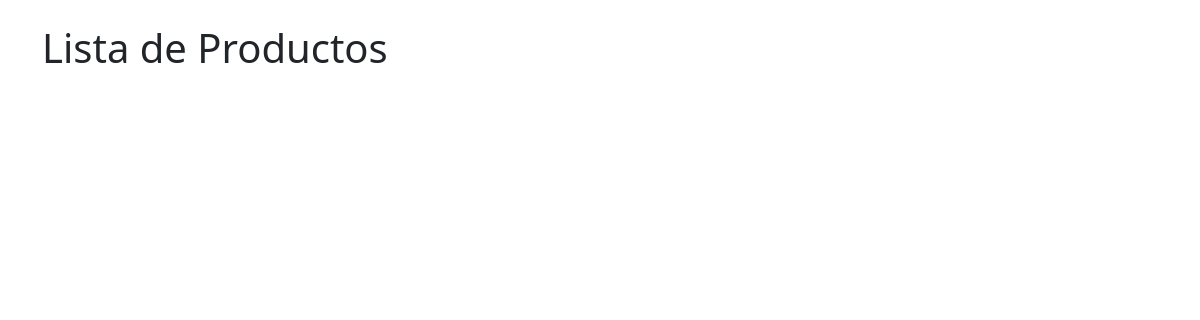
/showProduct/, run on an earlier commit of the app's database.
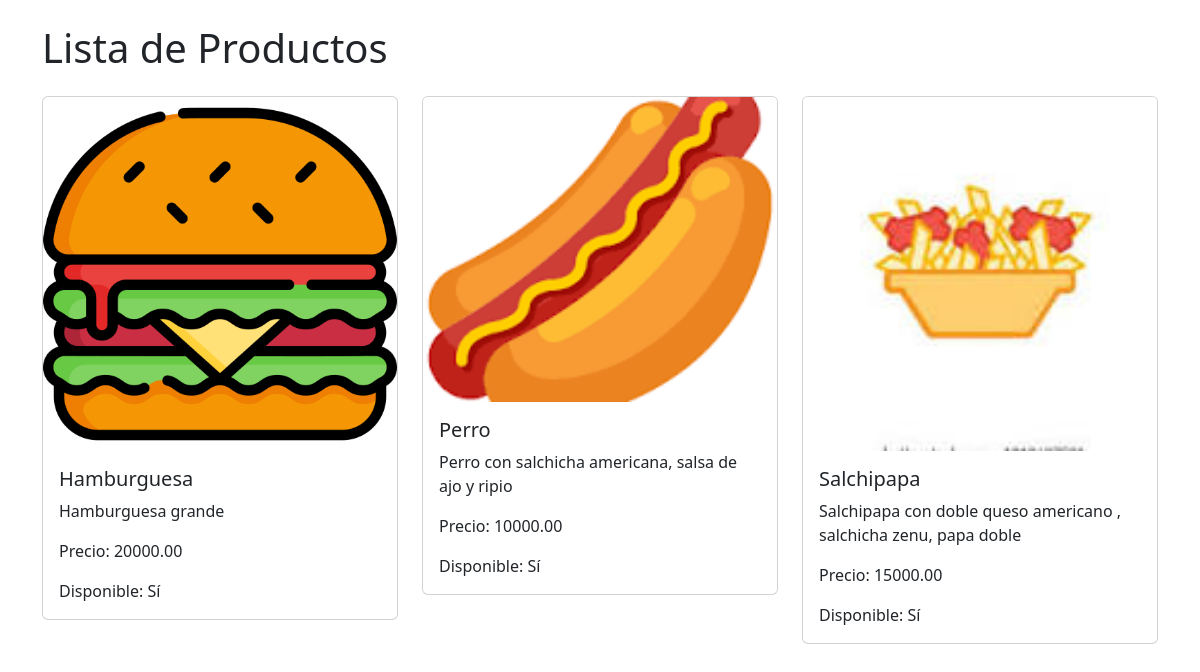
And on a later commit of the database.
### myapp/models.py (models this page shows)
class Producto(models.Model):
    idProducto = models.AutoField(primary_key=True)
    descripcion = models.CharField(max_length=100)
    disponible = models.BooleanField(default=True)
    precio = models.DecimalField(max_digits=10, decimal_places=2)
    nombre = models.CharField(max_length=50,default="")
    urlImagen = models.CharField(max_length=50,default="")

### myapp/views.py (the view)
# urls.py: path('showProduct/', views.showProduct, name='showProduct')
def showProduct(request):
    Productos = Producto.objects.all()
    return render(request, 'showProduct.html', {'Productos': Productos})

### myapp/templates/showProduct.html (shortened to what this page needs)
<!DOCTYPE html>
<html lang="es">
<head>
    <link href="https://cdn.jsdelivr.net/npm/bootstrap@5.3.0-alpha1/dist/css/bootstrap.min.css" rel="stylesheet">
</head>
<body>
    <div class="container">
        <h1 class="my-4">Lista de Productos</h1>
        <div class="row">
            {% for producto in Productos %}
                <div class="col-md-4 mb-4">
                    <div class="card">
                        <img src="/static/img/{{ producto.nombre }}.png" alt="Imagen del producto" class="card-img-top">
                        <div class="card-body">
                            <h5 class="card-title">{{ producto.nombre }}</h5>
                            <p class="card-text">{{ producto.descripcion }}</p>
                            <p class="card-text">Precio: {{ producto.precio }}</p>
                            <p class="card-text">Disponible: {% if producto.disponible %} Sí {% else %} No {% endif %}</p>
                        </div>
                    </div>
                </div>
            {% endfor %}
        </div>
    </div>
</body>
</html>

What changed in the data, as far as the page shows it:
added Producto: nombre (picture), nombre "Hamburguesa", descripcion "Hamburguesa grande", precio "20000.00", disponible "Sí"
added Producto: nombre (picture), nombre "Perro", descripcion "Perro con salchicha americana, salsa de ajo y ripio", precio "10000.00", disponible "Sí"
added Producto: nombre (picture), nombre "Salchipapa", descripcion "Salchipapa con doble queso americano , salchicha zenu, papa doble", precio "15000.00", disponible "Sí"
